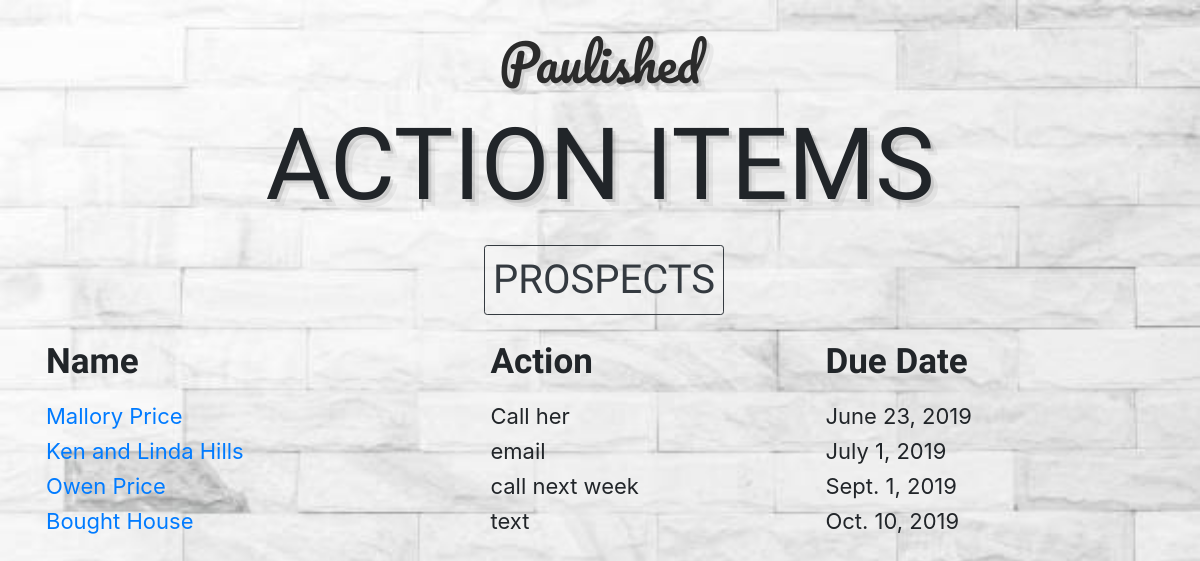
The app's page /prospects/to-do/ (signed in) with its own data.
### paulaapp/models.py (models this page shows, shortened)
class TimeStampedUUIDModel(TimeStampedModel, UUIDModel):    #inheriting fields from UUID and TimeStampedModel
    class Meta:
        abstract = True

class Prospect(TimeStampedUUIDModel):
    SUNDAY = 'SUN'
    SATURDAY = 'SAT'
    DAY_CHOICES = (
        (SATURDAY, 'Saturday'),
        (SUNDAY, 'Sunday',)
    )
    RENT = 'R'
    OWN = 'O'
    UNKNOWN = 'U'
    LIVING_CHOICES = (
        (RENT, 'Renting'),
        (OWN, 'Own property'),
        (UNKNOWN, 'Unknown')
    )
    HIGH = 'HI'
    LOW = 'LO'
    MIDDLE = 'MI'
    PURCHASED = 'PU'
    PRIORITY_CHOICES = (
        (HIGH, 'High'),
        (LOW, 'Low'),
        (MIDDLE, 'Middle'),
        (PURCHASED, 'Purchased')
    )
    first_name = models.CharField(max_length=100)
    last_name = models.CharField(max_length=100)
    prospect_email = models.EmailField(max_length=100)
    prospect_phone = models.CharField(max_length=12, default=None)  # opportunity to reformat this later
    date_added = models.DateField(("Date"), auto_now_add=True)
    first_visit_day_of_week = models.CharField(max_length=3, choices=DAY_CHOICES)
    referral_source = models.CharField(max_length=50)
    multiple_visits: bool = models.BooleanField(default=False)
    date_most_recent_visit = models.DateField(null=True)
    rent_or_own = models.CharField(max_length=1, choices=LIVING_CHOICES)
    buy_new_construction_only: bool = models.BooleanField(default=False)
    claims_agent: bool = models.BooleanField(default=False)
    notes = models.TextField(max_length=1000, blank=True)
    priority = models.CharField(max_length=2, choices=PRIORITY_CHOICES)
    prospect_card = models.FileField(upload_to=upload_to, blank=True, null=True)
    action_item = models.CharField(blank=True, null=True, max_length=100)
    action_date = models.DateField(blank=True, null=True)
    class Meta:     #lets you define superficial things (.latest) used outside the database
        ordering = ['-date_most_recent_visit']

### paulaapp/views.py (the view)
# urls.py: path('to-do/', ToDoListView.as_view(), name='to-do-list'),
class ToDoListView(LoginRequiredMixin, ListView):
    model = Prospect
    template_name = 'paulaapp/to_do_list.html'
    def get_queryset(self): #gets everything shown on page
        queryset = super(ToDoListView, self).get_queryset()
        queryset = queryset.order_by('action_date')
        return queryset

### paulaapp/templates/paulaapp/to_do_list.html (shortened to what this page needs)
<!DOCTYPE html>
<html lang="en">
<head>
    {% load bootstrap4 %}
    {% bootstrap_css %}
    {% load staticfiles %}
    <link rel="stylesheet" type="text/css" href="{% static 'paulaapp/css/base.css' %}"/>
</head>
<body>
    <div class="container">
        <div class="header">
          <h1><a class="paulished-link" href="{% url 'home' %}">Paulished</a></h1>
            <h2>ACTION ITEMS</h2>
        </div>
        <div class="center-button">
            <a id = "prospect_btn" href="{% url 'prospect-list' %}" class="btn btn-outline-dark btn-sm">PROSPECTS</a>
        </div>
            <table style="width:100%">
                <tr>
                    <th>Name</th>
                    <th>Action</th>
                    <th>Due Date</th>
                </tr>
                {% for prospect in object_list %}
                    {% if prospect.action_item %}
                        <tr>
                            <td><a href="{% url 'prospect-details' pk=prospect.id %}">{{ prospect.first_name }} {{ prospect.last_name }}</a></td>
                            <td>{{ prospect.action_item }}</td>
                            <td>{{ prospect.action_date }}</td>
                        </tr>
                    {% endif %}
                {% endfor %}
            </table>
    </div>
</body>
</html>

### paulaapp/static/paulaapp/css/base.css (style rules this page uses)
body { background-image: url('../images/tilebackground.jpg'); background-repeat: no-repeat; background-size: cover; }
h1 { font: 400 50px/1.5 'Pacifico', Helvetica, sans-serif; color: #2b2b2b; text-shadow: 3px 3px 0px rgba(0,0,0,0.1), 7px 7px 0px rgba(0,0,0,0.05); text-align: center; margin-top: 25px; margin-bottom: -10px; }
h2 { font: 400 100px/1.5 'Oswald', sans-serif; text-shadow: 3px 3px 0px rgba(0,0,0,0.1), 7px 7px 0px rgba(0,0,0,0.05); text-align: center; margin-bottom: 0px; }
#prospect_btn { font-family: 'Oswald', sans-serif; font-size: 40px; margin-bottom: 20px; margin-left: 8px; margin-top: 5px; }
th { font-family: 'Oswald', sans-serif; font-size: 35px; margin-bottom: 40px; padding-bottom: 10px; }
td { margin-top: 30px; margin-bottom: 30px; font-size: 22px; }
table { border-spacing: 5px; }
a.paulished-link { color: #2b2b2b; }
div.center-button { text-align: center; }

### records on screen
Prospect: first_name "Mallory", last_name "Price", action_item "Call her", action_date "June 23, 2019"
Prospect: first_name "Ken and Linda", last_name "Hills", action_item "email", action_date "July 1, 2019"
Prospect: first_name "Owen", last_name "Price", action_item "call next week", action_date "Sept. 1, 2019"
Prospect: first_name "Bought", last_name "House", action_item "text", action_date "Oct. 10, 2019"
